Frame 1 (no input): blank canvas, image omitted
Frame 60 (no input): blank canvas, image omitted
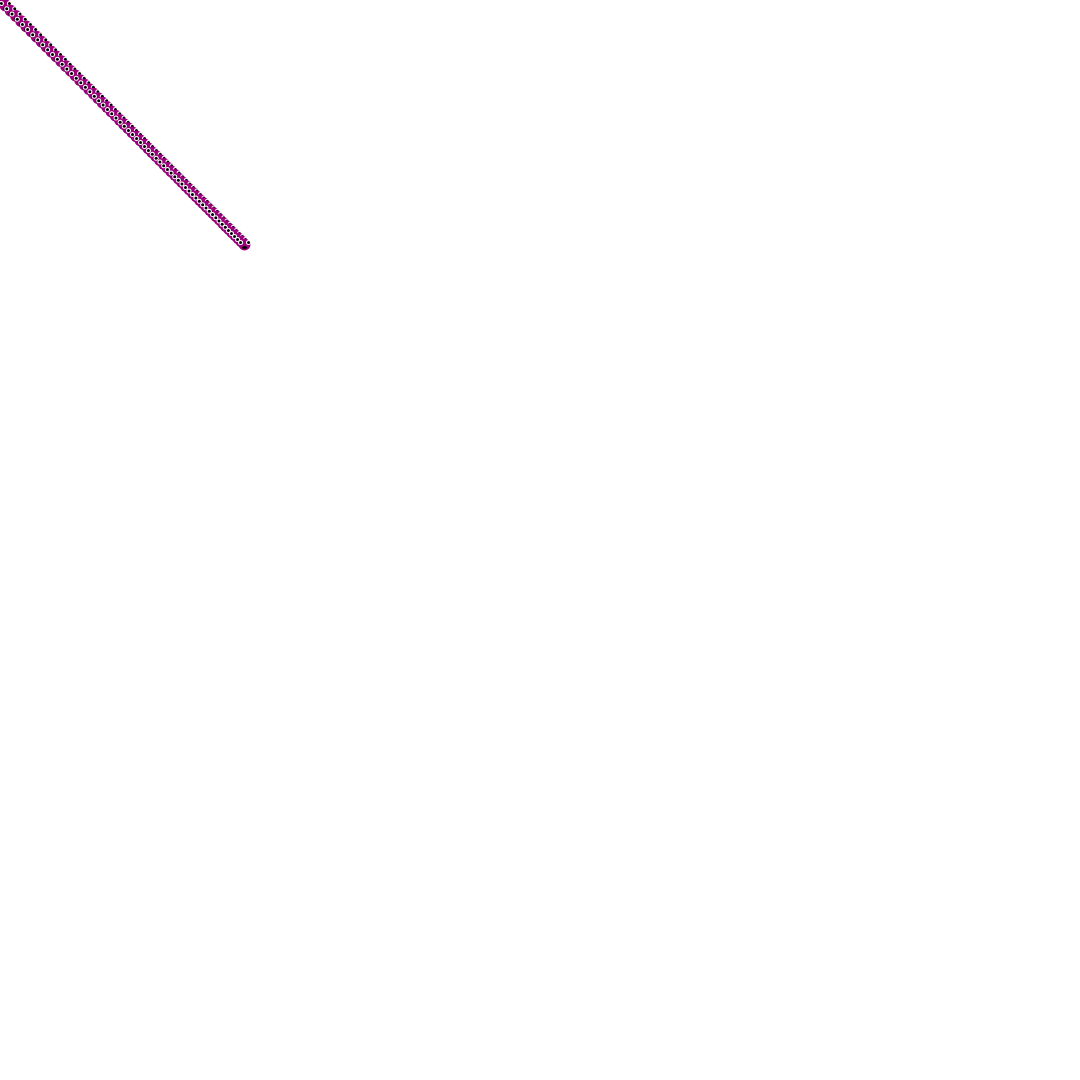
Frame 120 (the mouse pressed at the canvas centre since frame 60)

The p5.js sketch whose frames 1 and 60 were blank and that drew this single picture after the mouse press (run headless with seeded random() and noise() and a simulated clock; from frame 60 on, the mouse is pressed at the canvas centre):

// p5.js sketch
// ── sketch.js
let x = 0; 
let y = 0;
let easing = 0.01;

function setup(){
  createCanvas(1080,1080);
  strokeWeight (10);
  noStroke();
} 

function draw() {
  let targetX = mouseX;
  let targetY = mouseY;
  fill(155, 0, 125);
    x += (targetX - x) * easing;
    y += (targetY- y) * easing;
     ellipse(x, y, 12, 12);
       console.log(targetX + " : " + x);
      console.log(targetY + " : " + y);
    fill(255);
    ellipse (x + 4, y - 2, 5, 5);
    ellipse (x - 4, y - 2, 5, 5);
      fill(0);
      ellipse (x + 4, y - 2, 3, 3);
      ellipse (x - 4, y - 2, 3, 3);
        fill(0);
        ellipse (x, y + 3, 5, 3);
}

 

  
